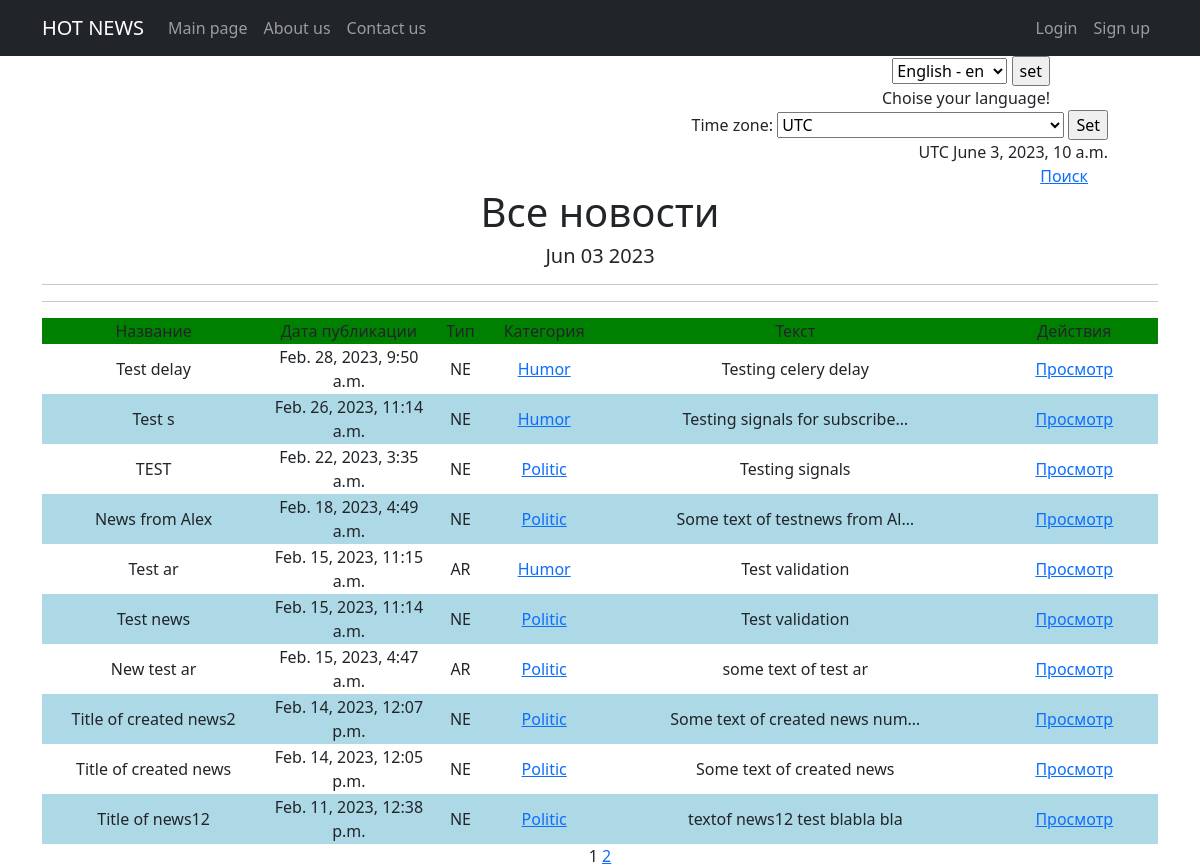
The page /news/ on the database as committed earlier.
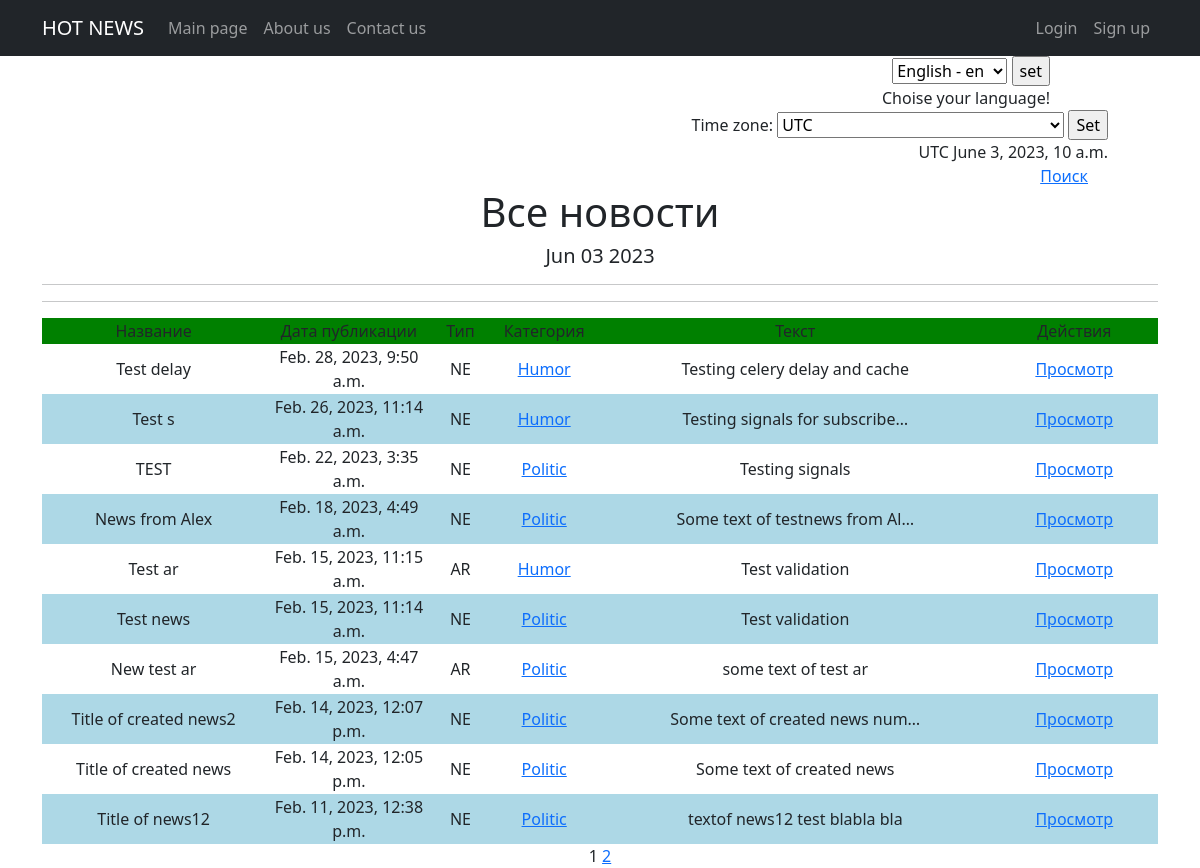
The same page on the database as committed later.
### news/models.py (models this page shows, shortened)
class Post(models.Model):
    author = models.ForeignKey(Author, to_field='authorUser_id', on_delete=models.CASCADE)
    NEWS = 'NE'
    ARTICLE = 'AR'
    CATEGORY_CHOISE = (
        (NEWS, 'Новость'),
        (ARTICLE, 'Статья'),
    )
    category_type = models.CharField(max_length=2, choices=CATEGORY_CHOISE, default=ARTICLE)
    dateCreation = models.DateTimeField(auto_now_add=True)
    postCategory = models.ManyToManyField(Category, through='PostCategory')
    title = models.CharField(max_length=128)
    text = models.TextField()
    rating = models.SmallIntegerField(default=0)

### news/views.py (the view, shortened to what this page needs)
# urls.py: path('news/', cache_page(3)(NewsList.as_view()), name='news_list'),
class NewsList(ListView):
    model = Post
    ordering = '-dateCreation'
    template_name = 'news_list.html'
    context_object_name = 'posts'
    paginate_by = 10
    def get_context_data(self, **kwargs):
        context = super().get_context_data(**kwargs)
        context['time_now'] = datetime.utcnow()
        context['current_time'] = timezone.now()
        context['timezones'] = pytz.common_timezones
        return context

### news/templatetags/custom_filters.py (called while the page is built)
@register.filter()
def censor(value):
    if not isinstance(value, str):
        raise TypeError("Value must be a string")
    else:
        bad_words = ['badword1', 'badword2', 'badword3']
        words = value.split()
        for i, word in enumerate(words):
            if word.lower() in bad_words:
                words[i] = word[0] + "*" * (len(word) - 1)
        return " ".join(words)

### templates/news_list.html (shortened to what this page needs)
{% extends 'flatpages/default.html' %}
{% load tz %}
{% load custom_filters %}
{% block content %}
    <div align="right" style="margin-right: 50px">
    {% get_current_timezone as TIME_ZONE %}
        <form action="" method="POST">
                <label for="timezone">Time zone:</label>
                <select name="timezone">
                    {% for tz in timezones %}
                        <option value="{{ tz }}"{% if tz == TIME_ZONE %} selected{% endif %}>{{ tz }}</option>
                    {% endfor %}
                </select>
                <input type="submit" value="Set">
        </form>
    {{ TIME_ZONE }}
    {{ current_time|timezone:TIME_ZONE }}
   </div>
<div align="right" style="margin-right: 70px" >
<a href="{% url 'search'%}">Поиск</a>
</div>
   <h1>Все новости</h1>
   <h5>{{ time_now|date:'M d Y' }}</h5>
   <hr>
   <hr>
   {% if posts %}
       <table align="center">
           <tr>
               <td width="20%">Название</td>
               <td width="15%">Дата публикации</td>
               <td width="5%">Тип</td>
               <td width="10%">Категория</td>
               <td width="35%">Текст</td>
               <td colspan="7">Действия</td>
           </tr>
           {% for post in posts %}
                  <tr>
                      <td>{{ post.title|censor }}</td>
                      <td>{{ post.dateCreation }}</td>
                      <td>{{ post.category_type }}</td>
                      <td>{% for cat in post.postCategory.all %}
                             <a href="{% url 'category_list' cat.id %}">{{ cat.name }}</a>
                          {% endfor %}</td>
                      <td>{{ post.text|truncatechars:30|censor }}</td>
                      {% if post.category_type == 'NE' %}
                        <td>
                        <a href="{% url 'post_detail' post.id %}">Просмотр</a>
                        </td>
                      {% elif post.category_type == 'AR' %}
                        <td>
                        <a href="{% url 'ar_detail' post.id %}">Просмотр</a>
                        </td>
                      {% endif %}
                  </tr>
           {% endfor %}
       </table>
   {% else %}
       <h2>Новостей нет!</h2>
   {% endif %}
   {{ page_obj.number }}
   {% if page_obj.has_next %}
       <a href="?page={{ page_obj.next_page_number }}">{{ page_obj.next_page_number }}</a>
   {% endif %}
{% endblock content %}

Rows that differ between the two databases and show on the page:
changed Post "Test delay": text|censor "Testing celery delay" → "Testing celery delay and cache"
